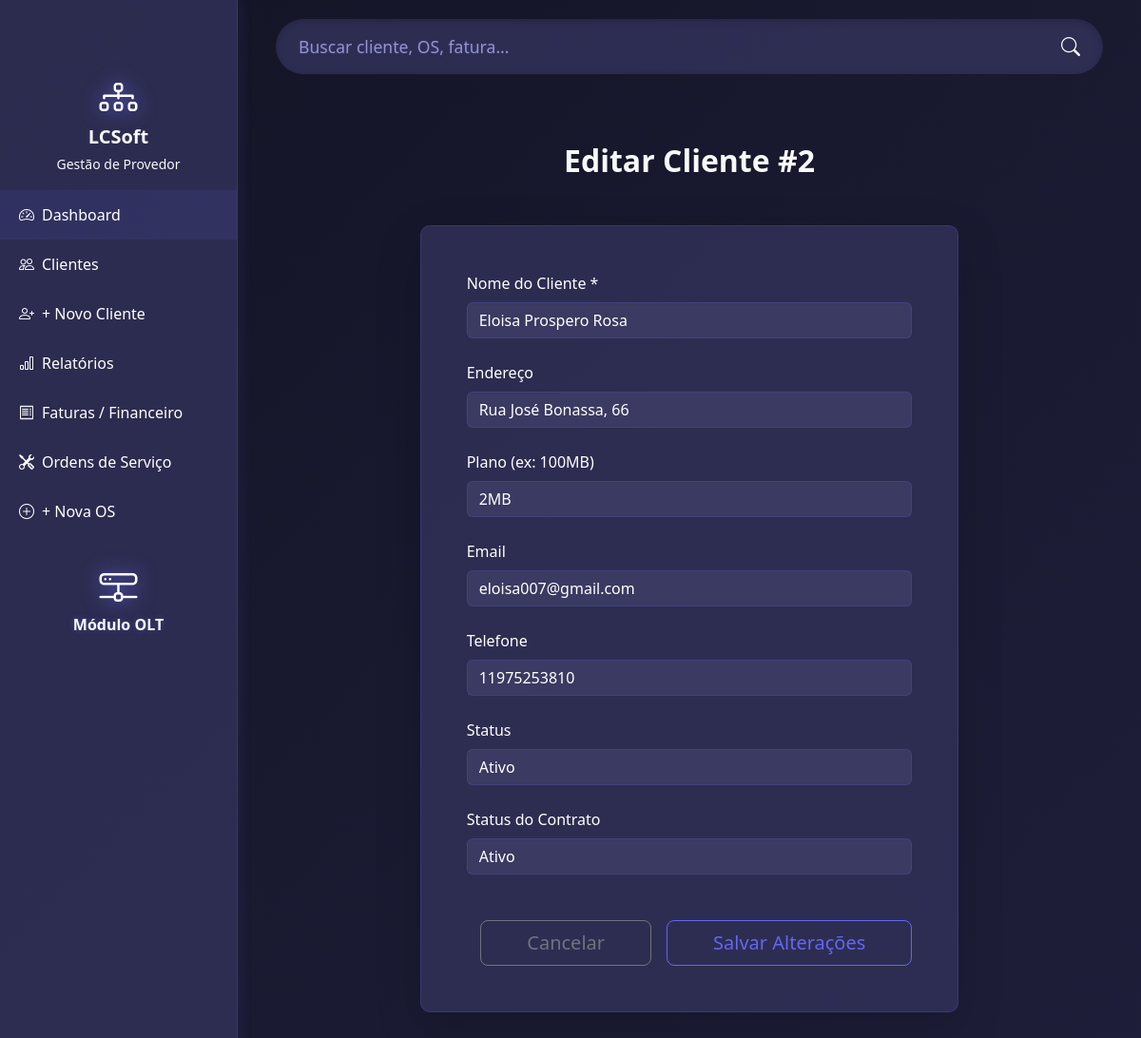
The app's page /editar_cliente/2 with its own data.
### tables this page shows
CREATE TABLE clientes (
    id INTEGER PRIMARY KEY AUTOINCREMENT,
    nome TEXT NOT NULL,
    endereco TEXT,
    plano TEXT,
    status TEXT DEFAULT 'ativo',
    data_cadastro DATE
, email TEXT, telefone TEXT, status_contrato TEXT DEFAULT 'ativo');

### app.py (the view)
@app.route('/editar_cliente/<int:cliente_id>', methods=['GET'])
def editar_cliente(cliente_id):
    conn = get_db_connection()
    cliente = conn.execute('SELECT * FROM clientes WHERE id = ?', (cliente_id,)).fetchone()
    conn.close()
    if not cliente:
        flash('Cliente não encontrado.', 'danger')
        return redirect(url_for('clientes'))
    return render_template('editar_cliente.html', cliente=cliente)

### app.py (called while the page is built)
def get_db_connection():
    conn = sqlite3.connect('isp_gestao.db')
    conn.row_factory = sqlite3.Row
    return conn

### templates/editar_cliente.html (shortened to what this page needs)
{% extends "base.html" %}
{% block content %}
<div class="container-fluid px-4 py-5">
    <h2 class="text-center mb-5 text-light fw-bold">Editar Cliente #{{ cliente['id'] }}</h2>
    <div class="row justify-content-center">
        <div class="col-12 col-lg-8">
            <div class="card glass-card shadow-lg">
                <div class="card-body p-5">
                    <form method="POST">
                        <div class="mb-4">
                            <label for="nome" class="form-label">Nome do Cliente *</label>
                            <input type="text" class="form-control" id="nome" name="nome" value="{{ cliente['nome'] }}"
                                required autofocus>
                        </div>
                        <div class="mb-4">
                            <label for="endereco" class="form-label">Endereço</label>
                            <input type="text" class="form-control" id="endereco" name="endereco"
                                value="{{ cliente['endereco'] }}">
                        </div>
                        <div class="mb-4">
                            <label for="plano" class="form-label">Plano (ex: 100MB)</label>
                            <input type="text" class="form-control" id="plano" name="plano"
                                value="{{ cliente['plano'] }}">
                        </div>
                        <div class="mb-4">
                            <label for="email" class="form-label">Email</label>
                            <input type="email" class="form-control" id="email" name="email"
                                value="{{ cliente['email'] }}">
                        </div>
                        <div class="mb-4">
                            <label for="telefone" class="form-label">Telefone</label>
                            <input type="text" class="form-control" id="telefone" name="telefone"
                                value="{{ cliente['telefone'] }}">
                        </div>
                        <div class="mb-4">
                            <label for="status" class="form-label">Status</label>
                            <select name="status" class="form-select" required>
                                <option value="ativo" {% if cliente['status']=='ativo' %}selected{% endif %}>Ativo
                                </option>
                            </select>
                        </div>
                        <div class="mb-4">
                            <label for="status_contrato" class="form-label">Status do Contrato</label>
                            <select name="status_contrato" class="form-select" required>
                                <option value="ativo" {% if cliente['status_contrato']=='ativo' %}selected{% endif %}>
                                    Ativo</option>
                            </select>
                        </div>
                        <div class="d-flex gap-3 justify-content-end mt-5">
                            <a href="{{ url_for('clientes') }}"
                                class="btn btn-outline-secondary btn-lg px-5">Cancelar</a>
                            <button type="submit" class="btn btn-outline-primary btn-lg px-5">Salvar Alterações</button>
                        </div>
                    </form>
                </div>
            </div>
        </div>
    </div>
</div>
{% endblock %}

### templates/base.html (style rules this page uses)
:root { --bg: linear-gradient(135deg, #141426, #1e1e3a); --text: #ffffff; --muted: #d0d0ff; --card-bg: rgba(50, 50, 90, 0.8); --border: rgba(99, 102, 241, 0.2); --glow: rgba(99, 102, 241, 0.15); --primary: #6366f1; --success: #34d399; --warning: #fbbf24; --danger: #f87171; }
body { background: var(--bg); color: var(--text); min-height: 100vh; margin: 0; }
.card { background: var(--card-bg); border: 1px solid var(--border); box-shadow: 0 4px 12px var(--glow); border-radius: 10px; transition: box-shadow .3s; }
h1, h2, h3, h4, h5, h6, p, small, .text-muted, .form-label { color: var(--text); }
.form-control, .form-select { background: rgba(60, 60, 100, 0.9); border: 1px solid var(--border); color: var(--text); }
.btn-outline-primary { border-color: var(--primary); color: var(--primary); }

### records on screen
clientes: id "2", nome "Eloisa Prospero Rosa", endereco "Rua José Bonassa, 66", plano "2MB", email "eloisa007@gmail.com", telefone "11975253810", status "Ativo", status_contrato "Ativo"
